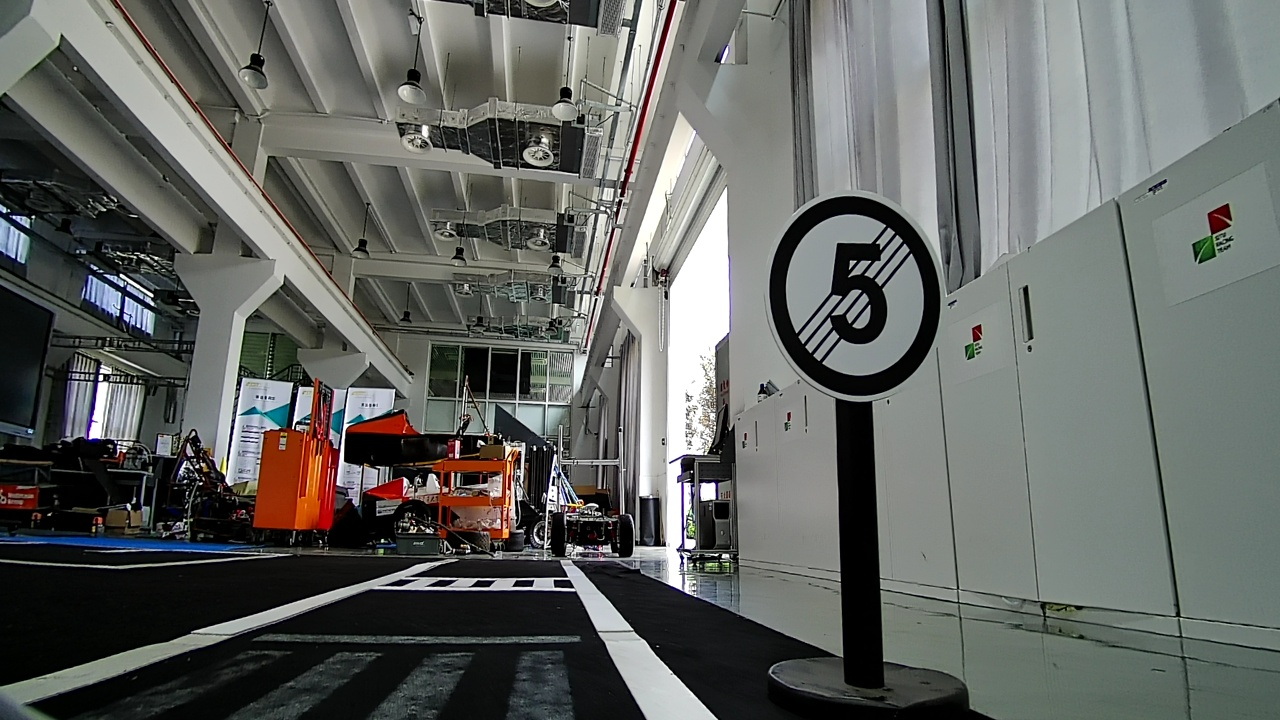
#> input picture opencv_learn/1.jpg, 1280 x 720 px
$ python perspective_transform.py
#> lines starting #> are read from the running program, lines starting #| are printed output that depends on the picture; long printed decimals are rounded
#!/usr/bin/env python
# -*- coding: utf-8 -*-
"""
-------------------------------------------------

    @   Author  :       pengj
    @   date    :       2020/7/22 10:03
    @   IDE     :       PyCharm
    @   GitHub  :       https://github.com/JackyPJB
    @   Contact :       pengjianbiao@hotmail.com
-------------------------------------------------
    Description :       https://blog.csdn.net/fengxueniu/article/details/77964375?%3E
    opencv中提供了getPerspectiveTransform函数来获取由四对点间的转换矩阵，输出矩阵为3*3，
    同时也提供了warpPerspective函数来对通过变换矩阵来对图像进行透视变换的操作，
    同时还提供了perspectiveTransform来提供对点的转换
-------------------------------------------------
"""

__author__ = 'Max_Pengjb'

import cv2
import numpy as np


def rad(x):
    return x * np.pi / 180


img = cv2.imread("1.jpg")
#> img is the input picture: shape (720, 1280, 3); mean B, G, R 98.3, 101.7, 99.1
cv2.imshow("original", img)

# 扩展图像，保证内容不超出可视范围 https://blog.csdn.net/chezhai/article/details/53229699
img = cv2.copyMakeBorder(img, 200, 200, 200, 200, cv2.BORDER_CONSTANT, 0)
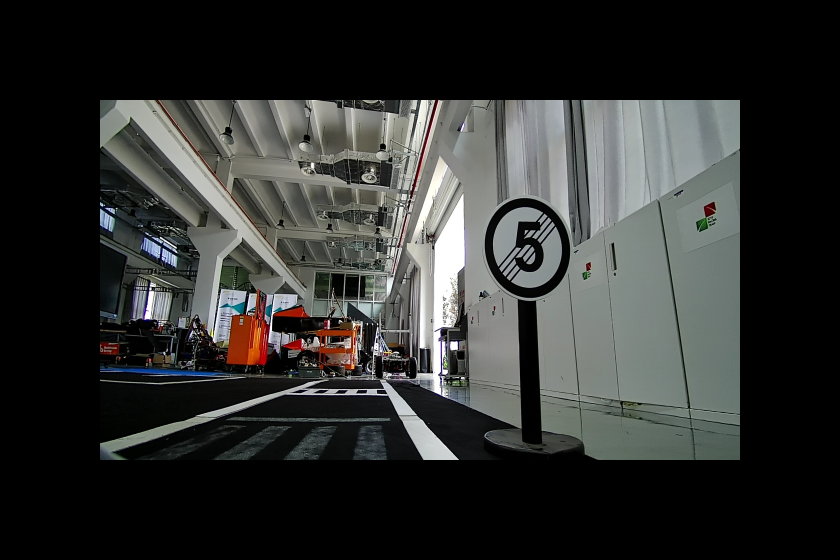
#> img: shape (1120, 1680, 3) (shown at 1/2 size); mean B, G, R 48.2, 49.8, 48.5
w, h = img.shape[0:2]
#> w = 1120; h = 1680

anglex = 0
angley = 45
anglez = 0
fov = 42
while 1:
    # 镜头与图像间的距离，21为半可视角，算z的距离是为了保证在此可视角度下恰好显示整幅图像
    z = np.sqrt(w ** 2 + h ** 2) / 2 / np.tan(rad(fov / 2))
#> z = 2630
    # 齐次变换矩阵
    rx = np.array([[1, 0, 0, 0],
                   [0, np.cos(rad(anglex)), -np.sin(rad(anglex)), 0],
                   [0, -np.sin(rad(anglex)), np.cos(rad(anglex)), 0, ],
                   [0, 0, 0, 1]], np.float32)

    ry = np.array([[np.cos(rad(angley)), 0, np.sin(rad(angley)), 0],
                   [0, 1, 0, 0],
                   [-np.sin(rad(angley)), 0, np.cos(rad(angley)), 0, ],
                   [0, 0, 0, 1]], np.float32)

    rz = np.array([[np.cos(rad(anglez)), np.sin(rad(anglez)), 0, 0],
                   [-np.sin(rad(anglez)), np.cos(rad(anglez)), 0, 0],
                   [0, 0, 1, 0],
                   [0, 0, 0, 1]], np.float32)

    r = rx.dot(ry).dot(rz)

    # 四对点的生成
    pcenter = np.array([h / 2, w / 2, 0, 0], np.float32)
#> pcenter = [840, 560, 0, 0]

    p1 = np.array([0, 0, 0, 0], np.float32) - pcenter
#> p1 = [-840, -560, 0, 0]
    p2 = np.array([w, 0, 0, 0], np.float32) - pcenter
#> p2 = [280, -560, 0, 0]
    p3 = np.array([0, h, 0, 0], np.float32) - pcenter
    p4 = np.array([w, h, 0, 0], np.float32) - pcenter

    dst1 = r.dot(p1)
    dst2 = r.dot(p2)
    dst3 = r.dot(p3)
    dst4 = r.dot(p4)

    list_dst = [dst1, dst2, dst3, dst4]

    org = np.array([[0, 0],
                    [w, 0],
                    [0, h],
                    [w, h]], np.float32)

    dst = np.zeros((4, 2), np.float32)

    # 投影至成像平面
    for i in range(4):
        dst[i, 0] = list_dst[i][0] * z / (z - list_dst[i][2]) + pcenter[0]
        dst[i, 1] = list_dst[i][1] * z / (z - list_dst[i][2]) + pcenter[1]

    warpR = cv2.getPerspectiveTransform(org, dst)

    result = cv2.warpPerspective(img, warpR, (h, w))
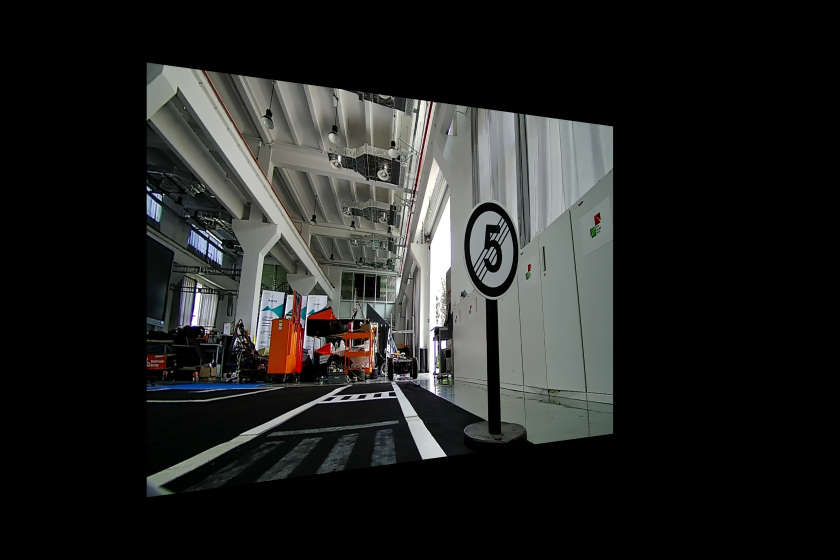
#> result: shape (1120, 1680, 3) (shown at 1/2 size); mean B, G, R 33.6, 34.8, 34.2
    cv2.imshow("result", result)
    c = cv2.waitKey(30)
#> (key q is pressed here)

    # anglex += 3            #auto rotate
    # anglez += 1             #auto rotate
    # angley += 2            #auto rotate

    # 键盘控制
    if 27 == c:  # Esc quit
        break;
    if c == ord('w'):
        anglex += 1
    if c == ord('s'):
        anglex -= 1
    if c == ord('a'):
        angley += 1
        # dx=0
    if c == ord('d'):
        angley -= 1
    if c == ord('u'):
        anglez += 1
    if c == ord('p'):
        anglez -= 1
    if c == ord('t'):
        fov += 1
    if c == ord('r'):
        fov -= 1
    if c == ord(' '):
        anglex = angley = anglez = 0
    if c == ord('q'):
        print("======================================")
        print('旋转矩阵：\n', r)
        print("angle alpha: ", anglex, 'angle beta: ', angley, "dz: ", anglez, ": ", z)
#| angle alpha:  0 angle beta:  45 dz:  0 :  2629.979

cv2.destroyAllWindows()
